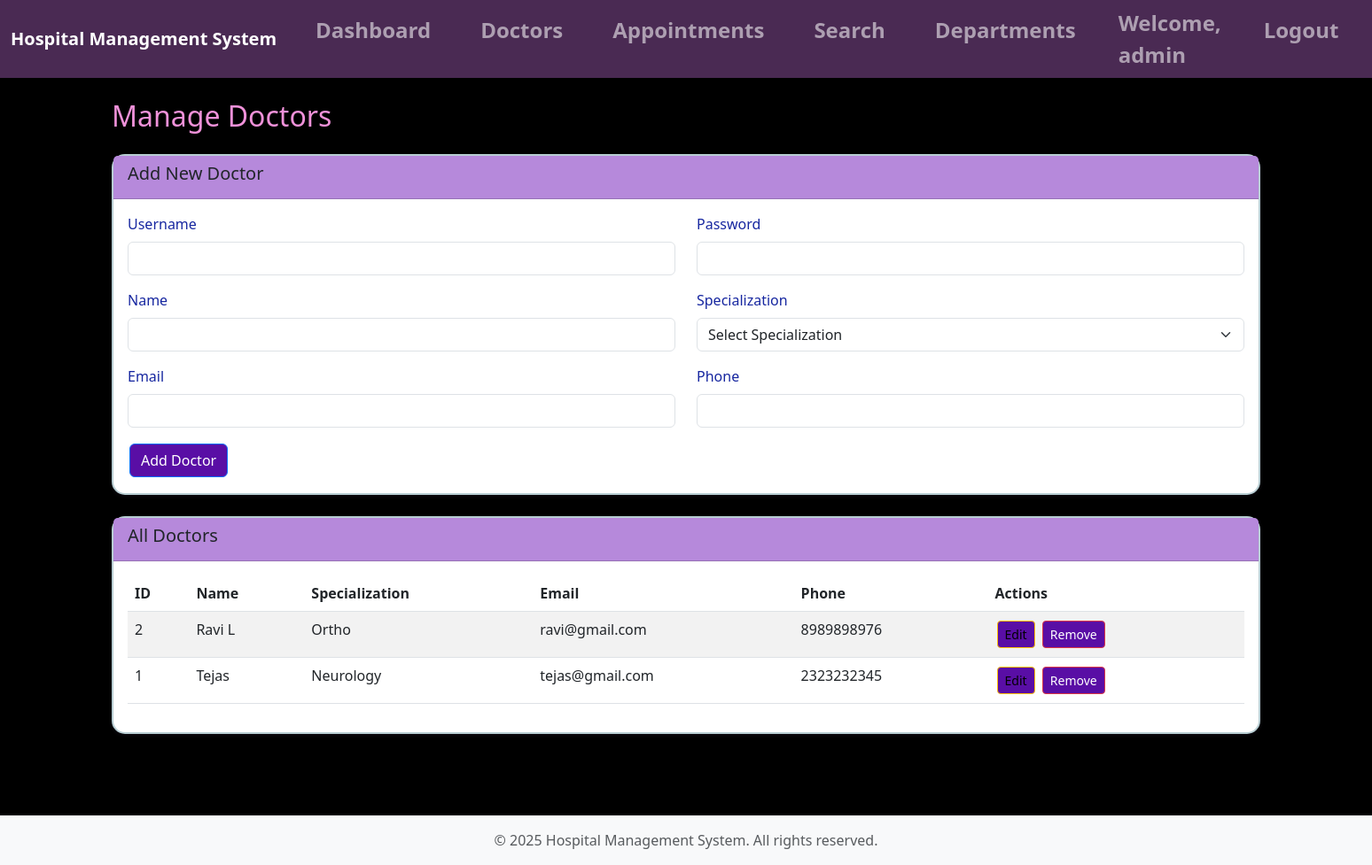
Page /admin/doctors (signed in) on the committed database.
### tables this page shows
CREATE TABLE doctors (
            id INTEGER PRIMARY KEY AUTOINCREMENT,
            user_id INTEGER NOT NULL,
            name TEXT NOT NULL,
            specialization_id INTEGER,
            is_active INTEGER DEFAULT 1,
            FOREIGN KEY (user_id) REFERENCES users(id),
            FOREIGN KEY (specialization_id) REFERENCES departments(id)
        );

CREATE TABLE departments (
            id INTEGER PRIMARY KEY AUTOINCREMENT,
            name TEXT UNIQUE NOT NULL,
            description TEXT,
            created_at TIMESTAMP DEFAULT CURRENT_TIMESTAMP
        );

CREATE TABLE users (
            id INTEGER PRIMARY KEY AUTOINCREMENT,
            username TEXT UNIQUE NOT NULL,
            password TEXT NOT NULL,
            role TEXT NOT NULL CHECK(role IN ('admin', 'doctor', 'patient')),
            email TEXT,
            phone TEXT,
            created_at TIMESTAMP DEFAULT CURRENT_TIMESTAMP
        );

### app.py (the view)
        def decorated_function(*args, **kwargs):
            if 'user_id' not in session:  # Check if user is logged in
                flash('Please login to access this page', 'error')
                return redirect(url_for('login'))
            if role and session.get('role') != role:  # Check role if specified
                flash('Access denied. Insufficient permissions.', 'error')
                return redirect(url_for('dashboard'))
            return f(*args, **kwargs)

### app.py (called while the page is built, shortened)
def get_db():
    conn = sqlite3.connect(app.config['DATABASE'])
    conn.row_factory = sqlite3.Row  # Return rows as dictionaries
    return conn

def query_db(query, args=(), one=False):
    conn = get_db()
    cursor = conn.execute(query, args)
    results = cursor.fetchall()
    conn.commit()  # Commit changes (SQLite auto-commits on close, but explicit is better)
    conn.close()
    return (results[0] if results else None) if one else results

def login_required(role=None):
    def decorator(f):
        def decorated_function(*args, **kwargs):
            if 'user_id' not in session:  # Check if user is logged in
                flash('Please login to access this page', 'error')
                return redirect(url_for('login'))
            if role and session.get('role') != role:  # Check role if specified
                flash('Access denied. Insufficient permissions.', 'error')
                return redirect(url_for('dashboard'))
            return f(*args, **kwargs)
        decorated_function.__name__ = f.__name__
        return decorated_function
    return decorator

@app.route('/admin/doctors', methods=['GET', 'POST'])
@login_required('admin')
def admin_doctors():
    doctors = query_db('''
        SELECT d.*, u.email, u.phone, dept.name as specialization_name
        FROM doctors d
        JOIN users u ON d.user_id = u.id
        LEFT JOIN departments dept ON d.specialization_id = dept.id
        WHERE d.is_active = 1
        ORDER BY d.name
    ''')
    departments = query_db('SELECT * FROM departments ORDER BY name')
    return render_template('admin/doctors.html', doctors=doctors, departments=departments)

### templates/admin/doctors.html (shortened to what this page needs)
{% extends "base.html" %}
{% block content %}
<h2 class="mb-4">Manage Doctors</h2>
<div class="card mb-4">
    <div class="card-header">
        <h5>Add New Doctor</h5>
    </div>
    <div class="card-body">
        <form method="POST" action="{{ url_for('admin_doctors') }}">
            <div class="row">
                <div class="col-md-6 mb-3">
                    <label class="form-label">Username</label>
                    <input type="text" class="form-control" name="username" required>
                </div>
                <div class="col-md-6 mb-3">
                    <label class="form-label">Password</label>
                    <input type="password" class="form-control" name="password" required>
                </div>
                <div class="col-md-6 mb-3">
                    <label class="form-label">Name</label>
                    <input type="text" class="form-control" name="name" required>
                </div>
                <div class="col-md-6 mb-3">
                    <label class="form-label">Specialization</label>
                    <select class="form-select" name="specialization_id">
                        <option value="">Select Specialization</option>
                    </select>
                </div>
                <div class="col-md-6 mb-3">
                    <label class="form-label">Email</label>
                    <input type="email" class="form-control" name="email">
                </div>
                <div class="col-md-6 mb-3">
                    <label class="form-label">Phone</label>
                    <input type="tel" class="form-control" name="phone">
                </div>
            </div>
            <button type="submit" class="btn btn-primary">Add Doctor</button>
        </form>
    </div>
</div>
<div class="card">
    <div class="card-header">
        <h5>All Doctors</h5>
    </div>
    <div class="card-body">
        {% if doctors %}
            <div class="table-responsive">
                <table class="table table-striped">
                    <thead>
                        <tr>
                            <th>ID</th>
                            <th>Name</th>
                            <th>Specialization</th>
                            <th>Email</th>
                            <th>Phone</th>
                            <th>Actions</th>
                        </tr>
                    </thead>
                    <tbody>
                        {% for doctor in doctors %}
                        <tr>
                            <td>{{ doctor.id }}</td>
                            <td>{{ doctor.name }}</td>
                            <td>{{ doctor.specialization_name or 'N/A' }}</td>
                            <td>{{ doctor.email or 'N/A' }}</td>
                            <td>{{ doctor.phone or 'N/A' }}</td>
                            <td>
                                <button class="btn btn-sm btn-warning" data-bs-toggle="modal" data-bs-target="#editModal{{ doctor.id }}">Edit</button>
                                <form method="POST" action="{{ url_for('admin_doctors') }}" style="display:inline;" onsubmit="return confirm('Are you sure you want to remove this doctor?');">
                                    <button type="submit" class="btn btn-sm btn-danger">Remove</button>
                                </form>
                            </td>
                        </tr>
                        {% endfor %}
                    </tbody>
                </table>
            </div>
        {% else %}
            <p class="text-muted">No doctors found.</p>
        {% endif %}
    </div>
</div>
{% endblock %}

### static/css/style.css (style rules this page uses)
body { min-height: 100vh; display: flex; flex-direction: column; background-color: #000000; }
h2 { color: #ef91d9 !important; }
.card { box-shadow: 0 2px 4px rgba(117, 84, 152, 0.1); margin-bottom: 20px; border-radius: 15px; border: 2px solid #b8ced3; }
.card-header { background-color: #b689db; font-weight: bold; }
.table { background-color: rgb(132, 68, 68); }
.table thead { background-color: #daaf77; }
.btn { margin: 2px; background-color: #590ea5; }
.form-label { font-weight: 500; color: #1727a0; }

### rows in the picture
doctors: id "2", name "Ravi L", name "Ortho", email "ravi@gmail.com", phone "8989898976"
doctors: id "1", name "Tejas", name "Neurology", email "tejas@gmail.com", phone "2323232345"

### other values in the picture
{{ session.username }} "admin"
